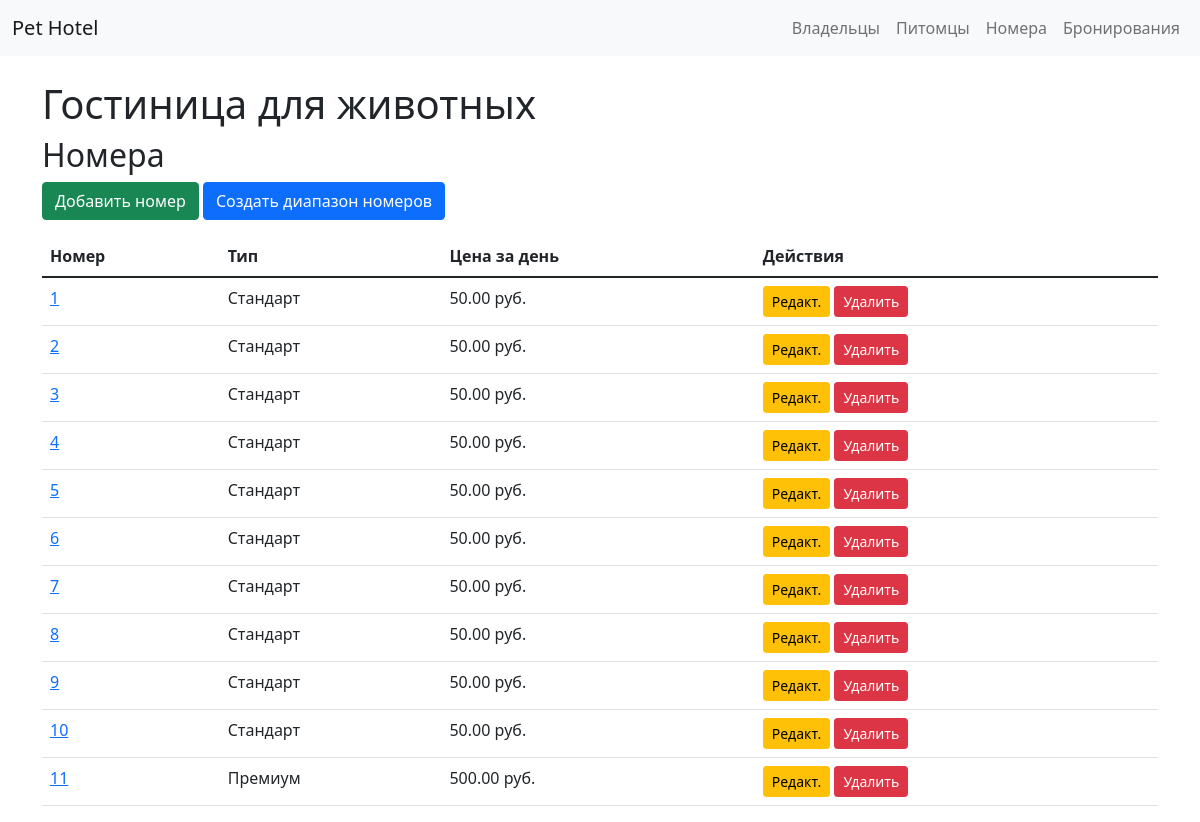
/hotel/rooms/, run on the app's committed database.
### hotel/models.py (models this page shows, shortened)
class Room(models.Model):
    room_number = models.CharField(max_length=10, unique=True)
    type = models.CharField(max_length=100)  # "Стандарт", "Люкс"
    price_per_day = models.DecimalField(max_digits=8, decimal_places=2)

### hotel/views.py (the view)
# urls.py: path('rooms/', views.room_list, name='room_list'),
def room_list(request):
    rooms = Room.objects.all()
    return render(request, 'hotel/room_list.html', {'rooms': rooms})

### hotel/templates/hotel/room_list.html
{% extends 'hotel/base.html' %}
{% block content %}
<h2>Номера</h2>
<div class="mb-3">
    <a href="{% url 'room_create' %}" class="btn btn-success">Добавить номер</a>
    <a href="{% url 'room_create_range' %}" class="btn btn-primary">Создать диапазон номеров</a>
</div>
<table class="table">
    <thead>
        <tr>
            <th>Номер</th>
            <th>Тип</th>
            <th>Цена за день</th>
            <th>Действия</th>
        </tr>
    </thead>
    <tbody>
        {% for room in rooms %}
        <tr>
            <td><a href="{% url 'room_detail' room.id %}">{{ room.room_number }}</a></td>
            <td>{{ room.type }}</td>
            <td>{{ room.price_per_day }} руб.</td>
            <td>
                <a href="{% url 'room_edit' room.id %}" class="btn btn-sm btn-warning">Редакт.</a>
                <a href="{% url 'room_delete' room.id %}" class="btn btn-sm btn-danger">Удалить</a>
            </td>
        </tr>
        {% endfor %}
    </tbody>
</table>
{% endblock %}

### data on the page
Room: room_number "1", type "Стандарт", price_per_day "50.00"
Room: room_number "2", type "Стандарт", price_per_day "50.00"
Room: room_number "3", type "Стандарт", price_per_day "50.00"
Room: room_number "4", type "Стандарт", price_per_day "50.00"
Room: room_number "5", type "Стандарт", price_per_day "50.00"
Room: room_number "6", type "Стандарт", price_per_day "50.00"
Room: room_number "7", type "Стандарт", price_per_day "50.00"
Room: room_number "8", type "Стандарт", price_per_day "50.00"
Room: room_number "9", type "Стандарт", price_per_day "50.00"
Room: room_number "10", type "Стандарт", price_per_day "50.00"
Room: room_number "11", type "Премиум", price_per_day "500.00"
